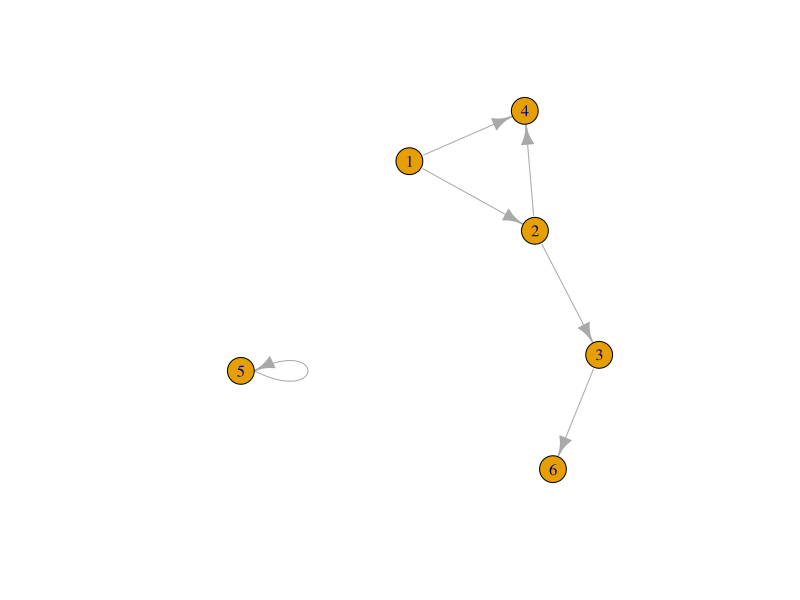
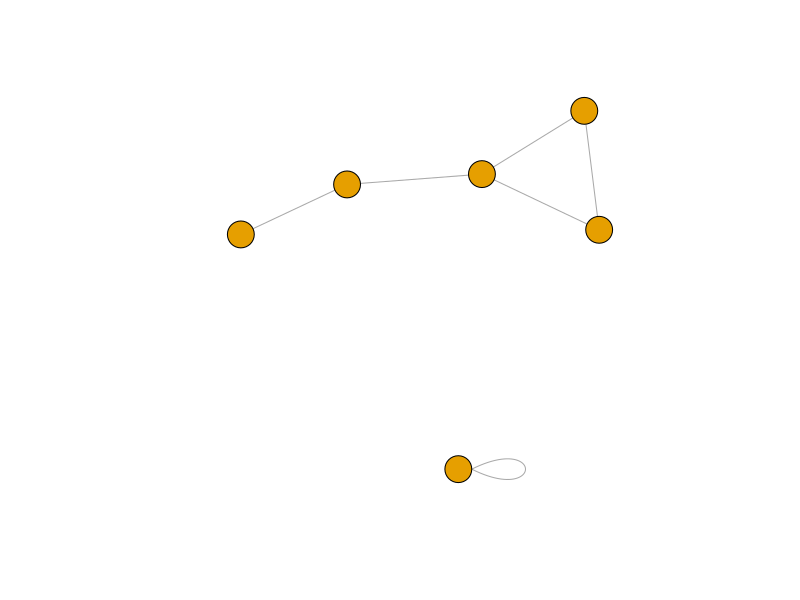
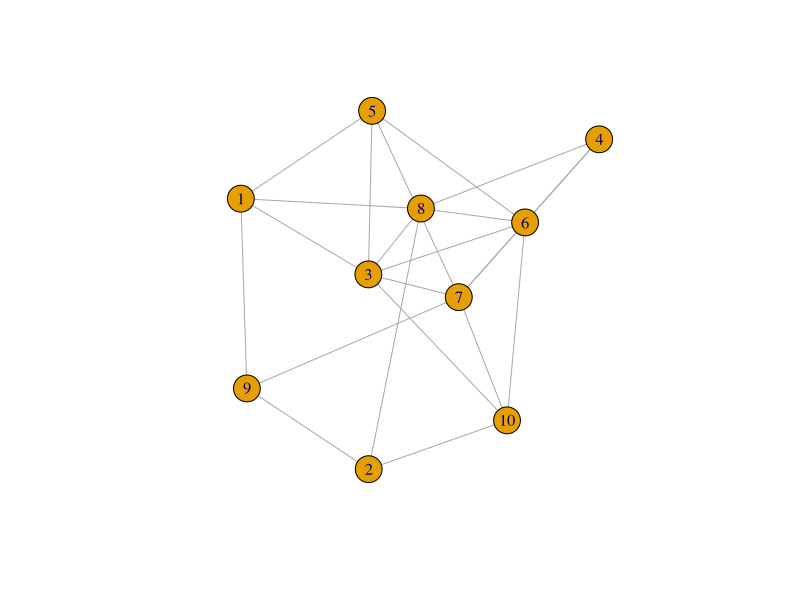
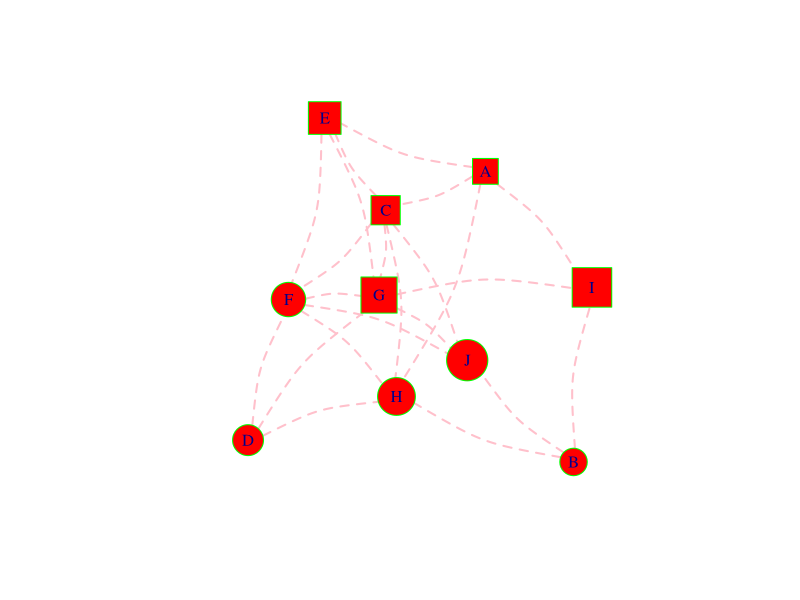
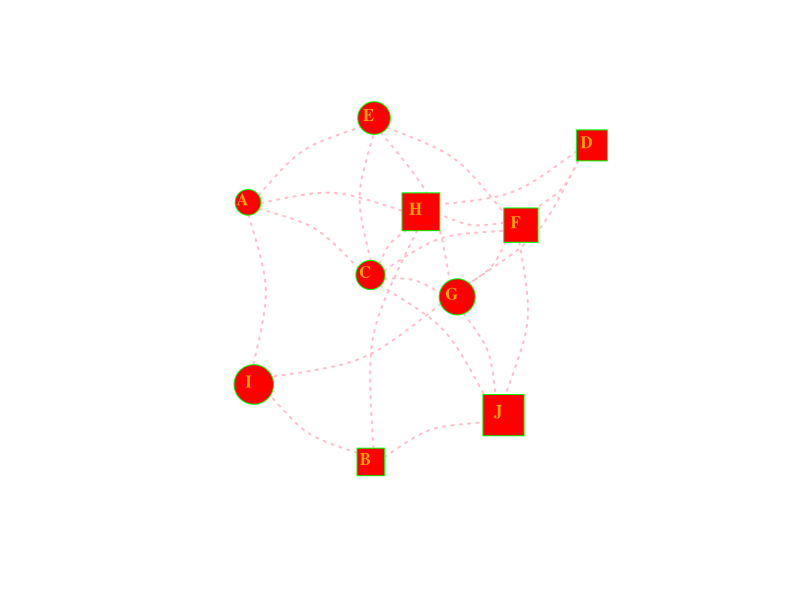
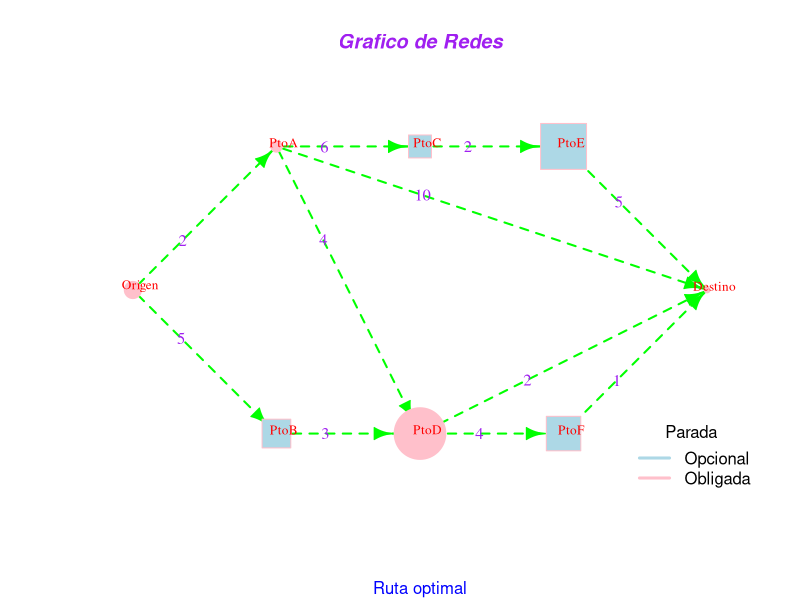

Write R code to recreate these figures, in order.
## ---- chunk 1
knitr::opts_chunk$set(echo = TRUE, message = FALSE, warning = FALSE)
## ---- chunk 2
library(igraph)
## ---- chunk 3
Nodo_1 = graph(c(1,2, 2,3, 2,4, 1,4, 5,5, 3,6))
plot(Nodo_1)
## ---- chunk 4
Nodo_2 = graph(c(1,2, 2,3, 2,4, 1,4, 5,5, 3,6),directed=FALSE)
plot(Nodo_2, , vertex.label=NA)
## ---- chunk 5
set.seed(5)
datos = matrix(sample(0:1, 100, replace=TRUE, prob=c(0.8,0.2)), nc=10)
datos
## ---- chunk 6
nodos =  graph_from_adjacency_matrix(datos , mode='undirected', diag=F )
plot(nodos)
## ---- chunk 7
set.seed(5)
nodos <- graph_from_adjacency_matrix(datos, mode='undirected', diag=FALSE)

E(nodos)$color <- "pink"
E(nodos)$lty <- 2
E(nodos)$width = 2 
E(nodos)$curved = .2


V(nodos)$label <- LETTERS[1:vcount(nodos)]
V(nodos)$shape = rep(c("square", "circle"),5)
V(nodos)$color <- "red"
V(nodos)$frame.color <- "green"  
V(nodos)$fill.color <- "red"  
V(nodos)$size = c(15:24)


plot(nodos)

## ---- chunk 8
set.seed(5)
datos <- matrix(sample(0:1, 100, replace=TRUE, prob=c(0.8,0.2)), nc=10)
nodos <- graph_from_adjacency_matrix(datos , mode='undirected', diag=F )
plot(nodos, 
     vertex.label=LETTERS[1:10], # Character vector
     vertex.label.color="orange",
     vertex.label.family="Times",
     vertex.label.font=2,
     vertex.label.cex=1,
     vertex.label.dist=-0.5, # Distance between the label and the vertex
     vertex.label.degree=0.5, # Position of the label in relation to the vertex (use pi)
     
     vertex.color="red", # Node color
     vertex.frame.color="green",  # Node border color
     vertex.shape=c("circle","square"), # none, circle, square, csquare, rectangle, crecrangle, pie, ...
     vertex.size=c(15:24), # default = 15

     edge.color="pink", 
     edge.width=2,
     edge.arrow.size=1,
     edge.arrow.width=2,
     edge.lty="dotted", 
     edge.curved=0.3) # False = 0, True = 0.5
## ---- chunk 9
nodes = data.frame(
  id = c("Origen", "A", "B", "C", "D", "E", "F", "Destino"),
  label = c("Origen", "PtoA", "PtoB", "PtoC", "PtoD", "PtoE", "PtoF", "Destino"),
  workers = c(3,2,5,4,9,8,6,1),
  mandatory = c(T,T,F,F,T,F,F,T)
)

edges = data.frame(
  from = c("Origen","Origen", "A", "A", "B", "C", "D","E", "F","A","D"),
  to = c("A","B", "C", "D", "D", "E","F","Destino","Destino","Destino","Destino"),
  times = c(2,5,6,4,3,2,4,5,1,10,2)
)

graph = graph_from_data_frame(d=edges, vertices = nodes, directed = T)

layout <- matrix(c(0,1 ,2,2, 2,0, 4,2, 4,0, 6,2, 6,0, 8,1), ncol = 2, byrow = TRUE)
node_shapes <- ifelse(nodes$mandatory, "circle", "square")
node_color = ifelse(nodes$mandatory, "pink", "lightblue")

plot(graph,
     layout = layout,
     asp = .5,
     
     # Noeuds
     vertex.label.dist = 0.5,
     vertex.label.cex = 0.8,
     vertex.size = 2*nodes$workers,
     vertex.shape = node_shapes,
     vertex.color = node_color,
     vertex.frame.color = "pink",
     vertex.label.color = "red",
     
     # Arcs
     edge.label = edges$times,
     edge.label.color = "purple",
     edge.color = "green",
     edge.lty = 2,
     edge.arrow.size = 1,
     edge.width = 2
     )

title(main = "Grafico de Redes", sub = "Ruta optimal",
      col.main = "purple", col.sub = "blue", font.main = 4)
legend("bottomright", legend = c("Opcional", "Obligada"),col = c("lightblue", "pink"), lty = 1, lwd = 3, title = "Parada", bty = "n")
